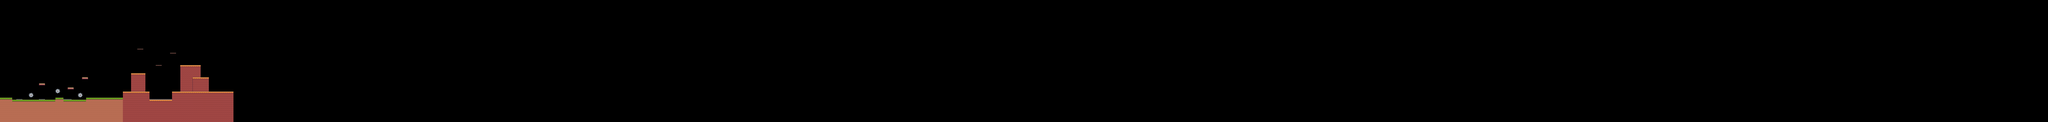

This game map was drawn from its Tiled (.tmx) file and the tilesets committed beside it. A one-line description and the trimmed map source follow:
An orthogonal 1000x60 tile map with 16x16 px tiles, 4 tile layers (terrain, platforms, spikes, saw), 4 tilesets and 1 object.

<map version="1.10" tiledversion="1.10.2" orientation="orthogonal" renderorder="right-down" width="1000" height="60" tilewidth="16" tileheight="16" infinite="0" nextlayerid="6" nextobjectid="2">
 <tileset firstgid="1" name="terrain" tilewidth="16" tileheight="16" tilecount="242" columns="22">
  <image source="../assets/PixelAdveture/Terrain/Terrain (16x16).png" width="352" height="176" />
  <tile id="6">
   <properties>
    <property name="walk" type="bool" value="true" />
   </properties>
  </tile>
  <tile id="7">
   <properties>
    <property name="walk" type="bool" value="true" />
   </properties>
  </tile>
  <tile id="8">
   <properties>
    <property name="walk" type="bool" value="true" />
   </properties>
  </tile>
  <tile id="12">
   <properties>
    <property name="walk" type="bool" value="true" />
   </properties>
  </tile>
  <tile id="13">
   <properties>
    <property name="walk" type="bool" value="true" />
   </properties>
  </tile>
  <tile id="14">
   <properties>
    <property name="walk" type="bool" value="true" />
   </properties>
  </tile>
  <tile id="15">
   <properties>
    <property name="walk" type="bool" value="true" />
   </properties>
  </tile>
  <tile id="17">
   <properties>
    <property name="walk" type="bool" value="true" />
   </properties>
  </tile>
  <tile id="18">
   <properties>
    <property name="walk" type="bool" value="true" />
   </properties>
  </tile>
  <tile id="19">
   <properties>
    <property name="walk" type="bool" value="true" />
   </properties>
  </tile>
  <tile id="34">
   <properties>
    <property name="walk" type="bool" value="true" />
   </properties>
  </tile>
  <tile id="35">
   <properties>
    <property name="walk" type="bool" value="true" />
   </properties>
  </tile>
  <tile id="36">
   <properties>
    <property name="walk" type="bool" value="true" />
   </properties>
  </tile>
  <tile id="37">
   <properties>
    <property name="walk" type="bool" value="true" />
   </properties>
  </tile>
  <tile id="39">
   <properties>
    <property name="walk" type="bool" value="true" />
   </properties>
  </tile>
  <tile id="40">
   <properties>
    <property name="walk" type="bool" value="true" />
   </properties>
  </tile>
  <tile id="41">
   <properties>
    <property name="walk" type="bool" value="true" />
   </properties>
  </tile>
  <tile id="56">
   <properties>
    <property name="walk" type="bool" value="true" />
   </properties>
  </tile>
  <tile id="57">
   <properties>
    <property name="walk" type="bool" value="true" />
   </properties>
  </tile>
  <tile id="58">
   <properties>
    <property name="walk" type="bool" value="true" />
   </properties>
  </tile>
  <tile id="59">
   <properties>
    <property name="walk" type="bool" value="true" />
   </properties>
  </tile>
  <tile id="61">
   <properties>
    <property name="walk" type="bool" value="true" />
   </properties>
  </tile>
  <tile id="62">
   <properties>
    <property name="walk" type="bool" value="true" />
   </properties>
  </tile>
  <tile id="63">
   <properties>
    <property name="walk" type="bool" value="true" />
   </properties>
  </tile>
  <tile id="94">
   <properties>
    <property name="walk" type="bool" value="true" />
   </properties>
  </tile>
  <tile id="95">
   <properties>
    <property name="walk" type="bool" value="true" />
   </properties>
  </tile>
  <tile id="96">
   <properties>
    <property name="walk" type="bool" value="true" />
   </properties>
  </tile>
  <tile id="100">
   <properties>
    <property name="walk" type="bool" value="true" />
   </properties>
  </tile>
  <tile id="101">
   <properties>
    <property name="walk" type="bool" value="true" />
   </properties>
  </tile>
  <tile id="102">
   <properties>
    <property name="walk" type="bool" value="true" />
   </properties>
  </tile>
  <tile id="103">
   <properties>
    <property name="walk" type="bool" value="true" />
   </properties>
  </tile>
  <tile id="105">
   <properties>
    <property name="walk" type="bool" value="true" />
   </properties>
  </tile>
  <tile id="106">
   <properties>
    <property name="walk" type="bool" value="true" />
   </properties>
  </tile>
  <tile id="107">
   <properties>
    <property name="walk" type="bool" value="true" />
   </properties>
  </tile>
  <tile id="108">
   <properties>
    <property name="walk" type="bool" value="true" />
   </properties>
  </tile>
  <tile id="109">
   <properties>
    <property name="walk" type="bool" value="true" />
   </properties>
  </tile>
  <tile id="122">
   <properties>
    <property name="walk" type="bool" value="true" />
   </properties>
  </tile>
  <tile id="123">
   <properties>
    <property name="walk" type="bool" value="true" />
   </properties>
  </tile>
  <tile id="124">
   <properties>
    <property name="walk" type="bool" value="true" />
   </properties>
  </tile>
  <tile id="125">
   <properties>
    <property name="walk" type="bool" value="true" />
   </properties>
  </tile>
  <tile id="127">
   <properties>
    <property name="walk" type="bool" value="true" />
   </properties>
  </tile>
  <tile id="128">
   <properties>
    <property name="walk" type="bool" value="true" />
   </properties>
  </tile>
  <tile id="129">
   <properties>
    <property name="walk" type="bool" value="true" />
   </properties>
  </tile>
  <tile id="130">
   <properties>
    <property name="walk" type="bool" value="true" />
   </properties>
  </tile>
  <tile id="131">
   <properties>
    <property name="walk" type="bool" value="true" />
   </properties>
  </tile>
  <tile id="144">
   <properties>
    <property name="walk" type="bool" value="true" />
   </properties>
  </tile>
  <tile id="145">
   <properties>
    <property name="walk" type="bool" value="true" />
   </properties>
  </tile>
  <tile id="146">
   <properties>
    <property name="walk" type="bool" value="true" />
   </properties>
  </tile>
  <tile id="147">
   <properties>
    <property name="walk" type="bool" value="true" />
   </properties>
  </tile>
  <tile id="149">
   <properties>
    <property name="walk" type="bool" value="true" />
   </properties>
  </tile>
  <tile id="150">
   <properties>
    <property name="walk" type="bool" value="true" />
   </properties>
  </tile>
  <tile id="151">
   <properties>
    <property name="walk" type="bool" value="true" />
   </properties>
  </tile>
  <tile id="152">
   <properties>
    <property name="walk" type="bool" value="true" />
   </properties>
  </tile>
  <tile id="153">
   <properties>
    <property name="walk" type="bool" value="true" />
   </properties>
  </tile>
  <tile id="182">
   <properties>
    <property name="walk" type="bool" value="true" />
   </properties>
  </tile>
  <tile id="183">
   <properties>
    <property name="walk" type="bool" value="true" />
   </properties>
  </tile>
  <tile id="184">
   <properties>
    <property name="walk" type="bool" value="true" />
   </properties>
  </tile>
  <tile id="188">
   <properties>
    <property name="walk" type="bool" value="true" />
   </properties>
  </tile>
  <tile id="189">
   <properties>
    <property name="walk" type="bool" value="true" />
   </properties>
  </tile>
  <tile id="190">
   <properties>
    <property name="walk" type="bool" value="true" />
   </properties>
  </tile>
  <tile id="191">
   <properties>
    <property name="walk" type="bool" value="true" />
   </properties>
  </tile>
  <tile id="193">
   <properties>
    <property name="walk" type="bool" value="true" />
   </properties>
  </tile>
  <tile id="194">
   <properties>
    <property name="walk" type="bool" value="true" />
   </properties>
  </tile>
  <tile id="195">
   <properties>
    <property name="walk" type="bool" value="true" />
   </properties>
  </tile>
  <tile id="196">
   <properties>
    <property name="walk" type="bool" value="true" />
   </properties>
  </tile>
  <tile id="210">
   <properties>
    <property name="walk" type="bool" value="true" />
   </properties>
  </tile>
  <tile id="211">
   <properties>
    <property name="walk" type="bool" value="true" />
   </properties>
  </tile>
  <tile id="212">
   <properties>
    <property name="walk" type="bool" value="true" />
   </properties>
  </tile>
  <tile id="213">
   <properties>
    <property name="walk" type="bool" value="true" />
   </properties>
  </tile>
  <tile id="215">
   <properties>
    <property name="walk" type="bool" value="true" />
   </properties>
  </tile>
  <tile id="216">
   <properties>
    <property name="walk" type="bool" value="true" />
   </properties>
  </tile>
  <tile id="217">
   <properties>
    <property name="walk" type="bool" value="true" />
   </properties>
  </tile>
  <tile id="218">
   <properties>
    <property name="walk" type="bool" value="true" />
   </properties>
  </tile>
  <tile id="232">
   <properties>
    <property name="walk" type="bool" value="true" />
   </properties>
  </tile>
  <tile id="233">
   <properties>
    <property name="walk" type="bool" value="true" />
   </properties>
  </tile>
  <tile id="234">
   <properties>
    <property name="walk" type="bool" value="true" />
   </properties>
  </tile>
  <tile id="235">
   <properties>
    <property name="walk" type="bool" value="true" />
   </properties>
  </tile>
  <tile id="237">
   <properties>
    <property name="walk" type="bool" value="true" />
   </properties>
  </tile>
  <tile id="238">
   <properties>
    <property name="walk" type="bool" value="true" />
   </properties>
  </tile>
  <tile id="239">
   <properties>
    <property name="walk" type="bool" value="true" />
   </properties>
  </tile>
  <tile id="240">
   <properties>
    <property name="walk" type="bool" value="true" />
   </properties>
  </tile>
 </tileset>
 <tileset firstgid="243" name="spikes" tilewidth="16" tileheight="16" tilecount="1" columns="1">
  <image source="../assets/PixelAdveture/Traps/Spikes/Idle.png" width="16" height="16" />
  <tile id="0">
   <properties>
    <property name="kill" type="bool" value="true" />
   </properties>
  </tile>
 </tileset>
 <tileset firstgid="244" name="saw" tilewidth="38" tileheight="38" tilecount="1" columns="1">
  <image source="../assets/PixelAdveture/Traps/Saw/Off.png" width="38" height="38" />
 </tileset>
 <tileset firstgid="245" name="box" tilewidth="28" tileheight="24" tilecount="1" columns="1">
  <image source="../assets/PixelAdveture/Items/Boxes/Box1/Idle.png" width="28" height="24" />
 </tileset>
 <layer id="1" name="terrain" width="1000" height="60">
  <data>[60000 cells, 1675 non-empty, 9 distinct tile ids]</data>
 </layer>
 <layer id="4" name="platforms" width="1000" height="60">
  <data>[60000 cells, 18 non-empty, 6 distinct tile ids]</data>
 </layer>
 <layer id="2" name="spikes" width="1000" height="60">
  <data>[60000 cells, 21 non-empty, 1 distinct tile ids]</data>
 </layer>
 <layer id="3" name="saw" width="1000" height="60">
  <data>[60000 cells, 3 non-empty, 1 distinct tile ids]</data>
 </layer>
 <objectgroup id="5" name="items">
  <object id="1" gid="245" x="714.097" y="770.026" width="28" height="24" />
 </objectgroup>
</map>
